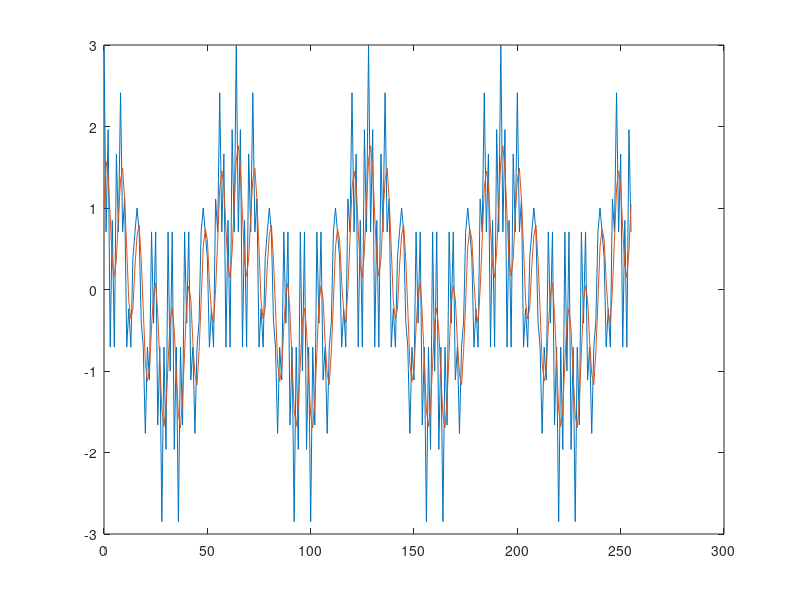
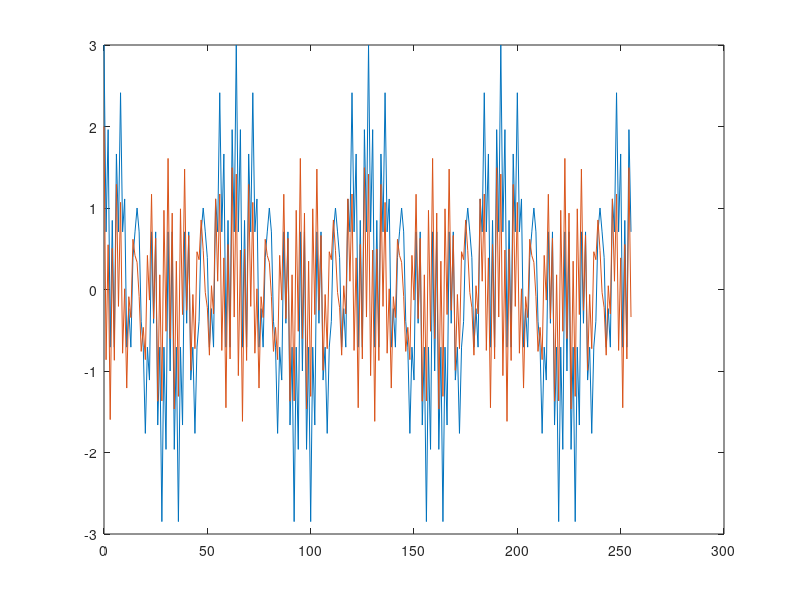
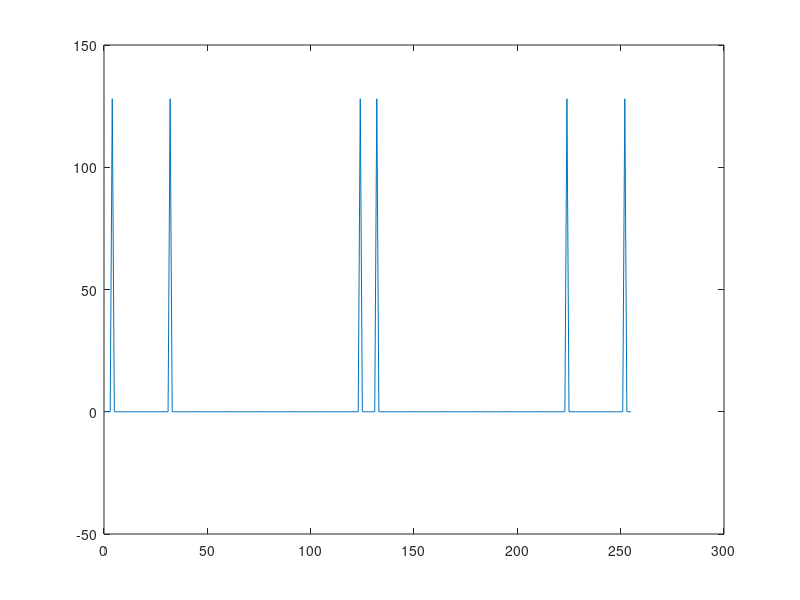
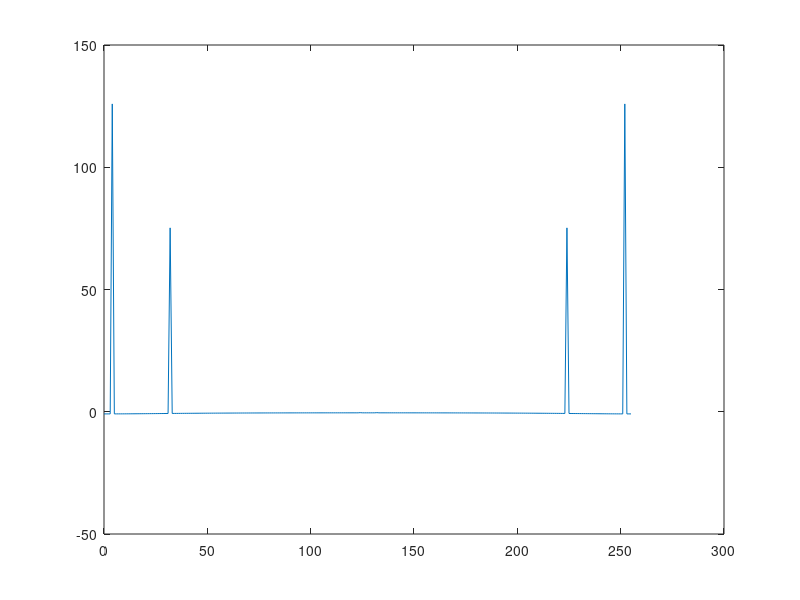

Reproduce these figures in MATLAB, in order.
% création signal de 3 sinusoïdes sur 256 échantillons 
n = [0:1:255];
x = cos(2*pi*(4/256)*n) +cos(2*pi*(32/256)*n) + cos(2*pi*(124/256)*n) ;

%création du signal filtré
a1 = [1 , -1/3],
b1 = [1/3 , 1/3],
y1 = filter (b1,a1,x);

a2 = [1 , -1/3],
b2 = [2/3 , -2/3],
y2 = filter (b2,a2,x);

% création de la TFD + affichage

X = fft (x,256);
Y1 = fft (y1,256);
Y2 = fft (y2, 256);

figure(1) ;
plot (n,x,n,y1);

figure(2);
plot (n,x,n,y2);

figure(3);
plot (n,X);

figure(4);
plot (n,Y1); % on observe ici que que le filtre est un passe-haut (conserve les HF)

figure(5);
plot (n,Y2); % on observe que le filtre est un passe-bas

% affichage de la réponse fréquentielle 
[H1,W1]=freqz(b1,a1,256,'whole');
[H2,W2]=freqz(b2,a2,256,'whole');

figure(6)
plot(W1,abs(H1)); 

figure(7)
plot(W2,abs(H2)); 
